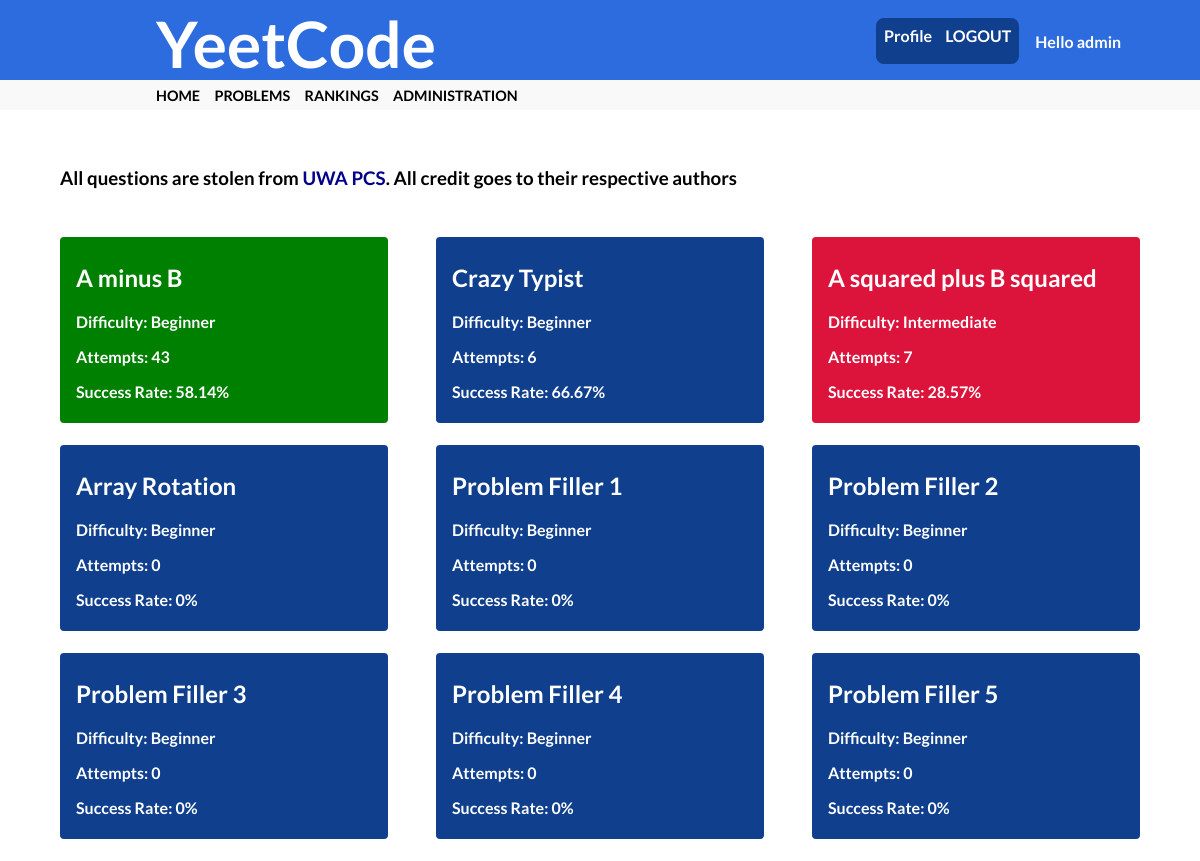
The page /problems (signed in) on the database its author committed.
### app/models.py (models this page shows, shortened)
class User(UserMixin, db.Model):
    id = db.Column(db.Integer, primary_key=True)
    username = db.Column(db.String(64), index=True, unique=True, nullable=False)
    email = db.Column(db.String(120), index=True, unique=True, nullable=False)
    prefLanguage = db.Column(db.String(10))
    password_hash = db.Column(db.String(128), nullable=False)
    admin = db.Column(db.Boolean, index=True, nullable=False)
    points = db.Column(db.Integer, default=0)
    token = db.Column(db.String(32), index=True, unique=True)
    token_expiration = db.Column(db.DateTime)
    problemsCompleted = db.relationship('ProblemsCompleted', backref="user")

class Problem(db.Model):
    id = db.Column(db.Integer, primary_key=True)
    title = db.Column(db.String(100), unique=True, index=True)
    urlTitle = db.Column(db.String(100), unique=True)
    difficulty = db.Column(db.Integer)
    numAttempts = db.Column(db.Integer, default=0)
    numSuccesses = db.Column(db.Integer, default=0)
    dateAdded = db.Column(db.String(10), default = date.today().strftime("%d/%m/%Y"))
    body= db.Column(db.Text())
    timeLimit = db.Column(db.Float)
    testCases = db.relationship('ProblemTestCases', backref="problem")
    problemsCompleted = db.relationship('ProblemsCompleted', backref="problem")

### app/problems/routes.py (the view)
@bp.route('/problems')
def problems():
    problems = Problem.query.all()
    problemscompleted = ProblemsCompleted.query.filter_by(userID=current_user.id)
    status = {}
    for pc in problemscompleted:
        status[pc.questionID] = pc.success
    return render_template('problems/problems.html', title='Problems',
                            problems=problems, status=status)

### app/models.py (called while the page is built)
@login.user_loader
def load_user(id):
    return User.query.get(int(id))

### app/templates/problems/problems.html
{% extends "base.html" %}
{% block cssfiles %}
    <link rel="stylesheet" href="{{ url_for('static', filename='main.css')}}">
    <link rel="stylesheet" href="{{ url_for('static', filename='problems/problem.css')}}">
{% endblock %}
{% block content %}
            <h3 style="margin-left: 5%; padding-top: 1cm;">All questions are stolen from <a href="https://pcs.org.au/" style="color: darkblue;">UWA PCS</a>. All credit goes to their respective authors</h1>
            <div class=questionWrapper>
            {% for problem in problems %}
                <a class="questionBoxLink" href="{{ url_for('problems.problem', title=''.join(problem.title.split()).lower()) }}">
                {% if problem.id in status %}
                <div class="{{ 'questionBoxSolved' if status[problem.id] else 'questionBoxNotSolved'}}">
                {% else %}
            <div class="questionBox">
                {% endif %}
                    <h2> {{ problem.title }} </h2>
                    {%if problem.difficulty == '0'%}
                    <p>Difficulty: Beginner</p>
                    {%elif problem.difficulty == '1'%}
                    <p>Difficulty: Intermediate</p>
                    {%elif problem.difficulty == '2'%}
                    <p>Difficulty: advanced</p>
                    {%elif problem.difficulty == '3'%}
                    <p>Difficulty: Expert</p>
                    {% endif %}
                    <p > Attempts: {{problem.numAttempts}}</p>
                    {% if problem.numAttempts == 0%}
                        <p >Success Rate: 0%</p>
                    {% else %}
                        {% set rate = problem.numSuccesses/problem.numAttempts*100 %}
                        <p >Success Rate: {{'%0.2f' % rate|float}}%</p>
                    {%endif%}
                </div>
                </a>
            {% endfor %}
            </div>
{% endblock %}

### app/templates/base.html (shortened to what this page needs)
<html>
    <head>
      <link rel="stylesheet" href="{{ url_for('static', filename='main.css') }}">
      {% block cssfiles %}{% endblock %}
    </head>
    <body>
      <div id=topsection>
        <div id=header>
            <div id="titlebox">
                <h1 id=title>YeetCode</h1>
            </div>
            <h3 id=login>
                {% if current_user.is_authenticated %}
                <a href="{{url_for('auth.edit_profile', username=current_user.username)}}" style="margin-right: 10px;">Profile</a>
                <a href="{{ url_for('auth.logout') }}">LOGOUT</a>
                {% else %}
                <a href="{{ url_for('auth.login') }}">LOG IN/REGISTER</a>
                {% endif %}
            </h3>
            {% if current_user.is_authenticated %}
              <p id="hello"> Hello {{ current_user.username }}</p>
            {% endif %}
        </div>
        <div id=navigationbar>
            <h3 id=home class=navielement>
                <a href="{{ url_for('main.homepage') }}"> HOME </a>
            </h3>
            <h3 id=questions class=navielement>
                <a href="{{ url_for('problems.problems') }}"> PROBLEMS </a>
            </h3>
            <h3 id=rankings class=navielement>
                <a href="{{ url_for('main.rankings') }}"> RANKINGS </a>
            </h3>
            {% if current_user.admin %}
            <h3 id=administration class=navielement>
                <a href="{{ url_for('admin.manage') }}"> ADMINISTRATION </a>
            </h3>
            {% endif %}
        </div>
      </div>
      {% block content %}{% endblock %}
    </body>
</html>

### app/static/main.css (style rules this page uses)
body { font-family: Lato, sans-serif; margin: 0; scrollbar-width: none; }
#topsection { position: sticky; left: 0; top: 0; bottom: 0; z-index: 2; width: 100%; }
#header { display: flex; height: 5em; background-color: #2d6cdf; width: 100%; }
#header > p { margin-top: 2em; margin-left: 1em; color: white }
#titlebox { margin-left: 13%; display: inline-flex; width: 40%; }
#title { margin-top: 1%; color: white; font-size: 4rem; margin-right: 5cm; }
#login { margin-left: 20%; margin-top: 1.5%; color: white; background-color: #0f3f8d; float: right; padding: 0.5em; font-size: 1em; border-radius: 8px; }
#login > a { color: white; }
#navigationbar { height: 1.9em; background-color: #f9f9f9; color: black; display: flex; }
#home { margin-left: 13%; }
.navielement { margin-top: 0.5em; font-size: 0.9rem; margin-left: 1em; }
a { color: black; text-decoration: none; }

### app/static/problems/problem.css (style rules this page uses)
html { scrollbar-width: none; }
body { overflow: scroll; scrollbar-width: none; }
.questionWrapper { width: 90%; margin: 0 auto; margin-top: 3em; margin-bottom: 3em; display: grid; grid-template-columns: repeat(auto-fit, minmax(20em, 1fr)); grid-auto-rows: 10em; grid-gap: 3em; }
.questionBox { background-color: #0f3f8d; color: white; padding: 0.4em; padding-left: 1em; border-radius: 4px; }
.questionBoxSolved { background-color: green; color: white; padding: 0.4em; padding-left: 1em; border-radius: 4px; }
.questionBoxNotSolved { background-color: crimson; color: white; padding: 0.4em; padding-left: 1em; border-radius: 4px; }

### rows shown on the page
User: username "admin"
Problem: title "A minus B", difficulty "Difficulty: Beginner", numAttempts "43", value "58.14"
Problem: title "Crazy Typist", difficulty "Difficulty: Beginner", numAttempts "6", value "66.67"
Problem: title "A squared plus B squared", difficulty "Difficulty: Intermediate", numAttempts "7", value "28.57"
Problem: title "Array Rotation", difficulty "Difficulty: Beginner", numAttempts "0", shows "Success Rate: 0%"
Problem: title "Problem Filler 1", difficulty "Difficulty: Beginner", numAttempts "0", shows "Success Rate: 0%"
Problem: title "Problem Filler 2", difficulty "Difficulty: Beginner", numAttempts "0", shows "Success Rate: 0%"
Problem: title "Problem Filler 3", difficulty "Difficulty: Beginner", numAttempts "0", shows "Success Rate: 0%"
Problem: title "Problem Filler 4", difficulty "Difficulty: Beginner", numAttempts "0", shows "Success Rate: 0%"
Problem: title "Problem Filler 5", difficulty "Difficulty: Beginner", numAttempts "0", shows "Success Rate: 0%"
